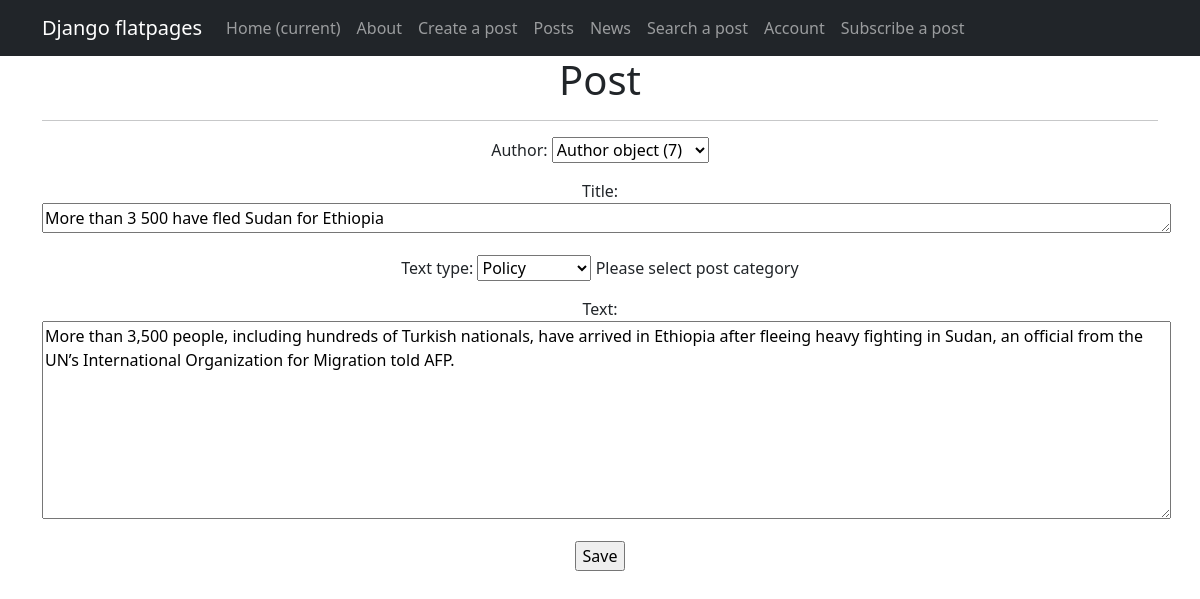
The app's page /posts/11/update/ (signed in) with its own data.
### news/models.py (models this page shows, shortened)
class Post(models.Model):
    author = models.ForeignKey(Author, on_delete=models.CASCADE)
    CHOICES = [
        ('Article', (
            ('PL', 'Policy'),
            ('EC', 'Economic'),
            ('SP', 'Sport'),
            ('ED', 'Education'),
            ('CL', 'Culture'),
        )
         ),
        ('News', (
            ('PL', 'Policy'),
            ('EC', 'Economic'),
            ('SP', 'Sport'),
            ('ED', 'Education'),
            ('CL', 'Culture'),
        )
         ),
    ]
    title = models.CharField(max_length=300)
    text_type = models.CharField(max_length=300, choices=CHOICES)
    category = models.ManyToManyField('Category', through='PostCategory')
    creation_datetime = models.DateTimeField(auto_now_add=True)
    text = models.TextField()
    rating = models.IntegerField(default=0, db_column='rating')

### news/views.py (the view)
# urls.py: path('<int:pk>/update/', PostUpdate.as_view(), name='post_update'),
class PostUpdate(LoginRequiredMixin, PermissionRequiredMixin, UpdateView):
    permission_required = 'news.change_post'
    form_class = PostForm
    model = Post
    template_name = 'creation.html'

### news/forms.py
class PostForm(forms.ModelForm):
    def __init__(self, *args, **kwargs):
        super().__init__(*args, **kwargs)
        self.fields['text_type'].help_text = 'Please select post category'
    class Meta:
        model = Post
        fields = ['author', 'title', 'text_type', 'text']
        widgets = {
            'title': forms.Textarea(attrs={'cols': 120, 'rows': 1}),
            'text': forms.Textarea(attrs={'cols': 120, 'rows': 8}),
        }

### templates/creation.html (shortened to what this page needs)
{% extends 'flatpages/default.html' %}
{% block content %}
<h1>Post</h1>
<hr>
<form action="" method="post">
    {{ form.as_p }}
    <input type="submit" value="Save" />
</form>
{% endblock content %}

### records on screen
Post: author "Author object (7)", title "More than 3 500 have fled Sudan for Ethiopia", text_type "Policy", text "More than 3,500 people, including hundreds of Turkish nationals, have arrived in Ethiopia after fleeing heavy fighting in Sudan, an official from the UN’s International Organization for Migration told AFP."
